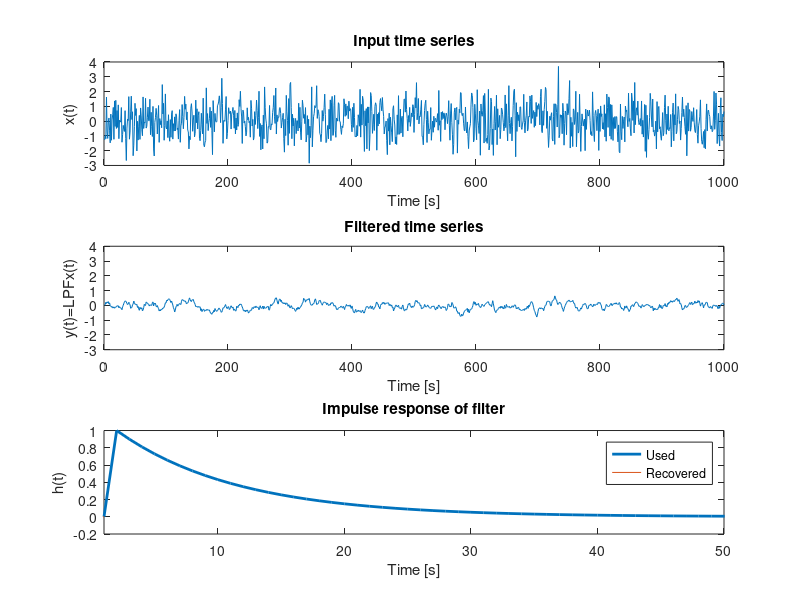

This chart was generated by the following MATLAB code:
%% Convolution_demo.m
% Script to demonstrate convolution in the time domain being the equivalent
% of multiplication in the frequency domain
%
% Pierre Cilliers, SANSA Space Science, 2017-08-11
close all
clear all
clc

%% Generate random number time series
N=1000;
t=1:N;
dt=1;
x=randn(1,N);
figure(1)
subplot(3,1,1);
plot(t,x);
xlabel('Time [s]');
ylabel('x(t)');
title('Input time series');
v=axis;

%% Apply LPF using discrete equation x(t+1)=x(t)- x(t)*dt/tau + dt*n(t)
tau=10; % time constant of LPF
f=0.1*randn(1,N);
y1=zeros(1,N);
y1(1)=0;
for ip=1:N-1
   y1(ip+1)=y1(ip)-y1(ip)*dt/tau+dt*f(ip);
end
figure(1)
subplot(3,1,2);
plot(t,y1);
xlabel('Time [s]');
ylabel('y(t)=LPF{x(t)}');
title('Filtered time series');
axis(v);

%% Impulse response h(t) of filter
%h=x;
h(1) = 0;
f1=zeros(1,N);
f1(1)=1;
for ip=1:N-1
   h(ip+1)=h(ip)-h(ip)*dt/tau + dt*f1(ip);
end
figure(1);
subplot(3,1,3);
plot(t,h,'LineWidth',2);
xlim([1 5*tau]);
xlabel('Time [s]');
ylabel('h(t)');
title('Impulse response of filter');

h2 = ifft(fft(y1)./fft(f));
hold on;
plot(h2);
legend('Used','Recovered');
